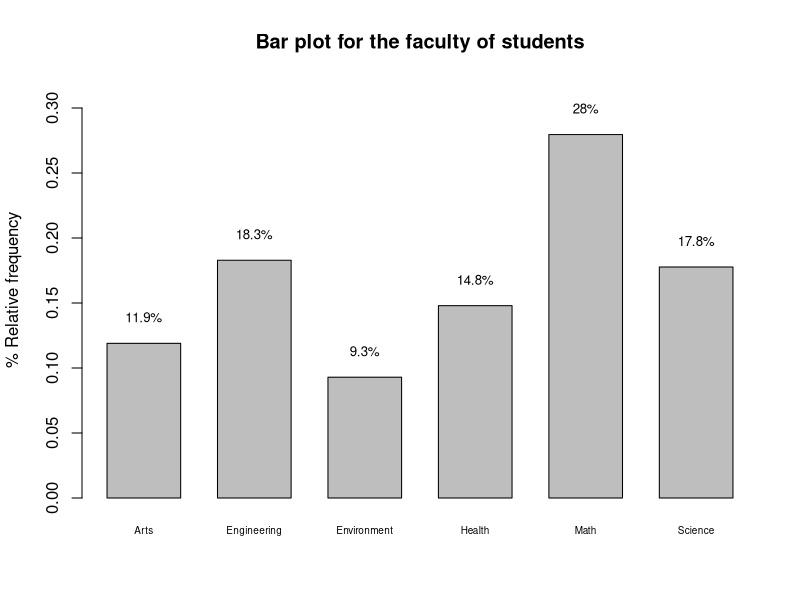
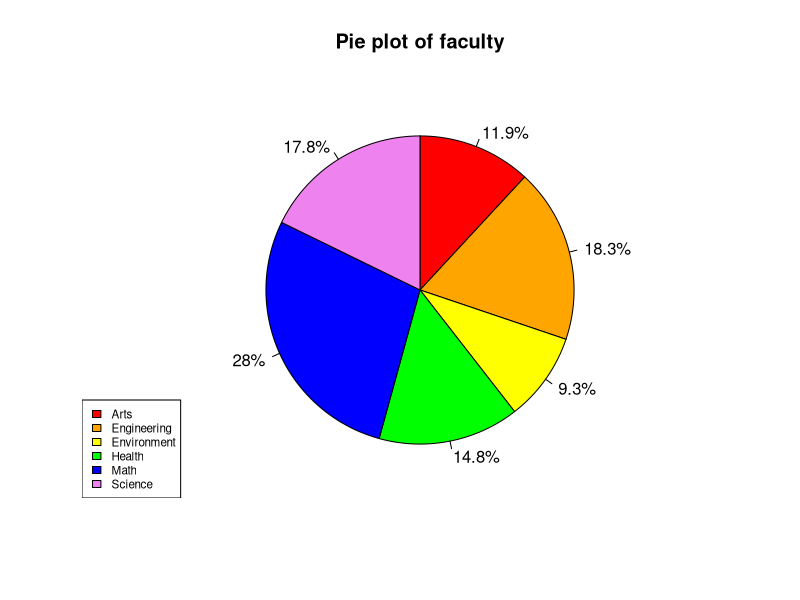
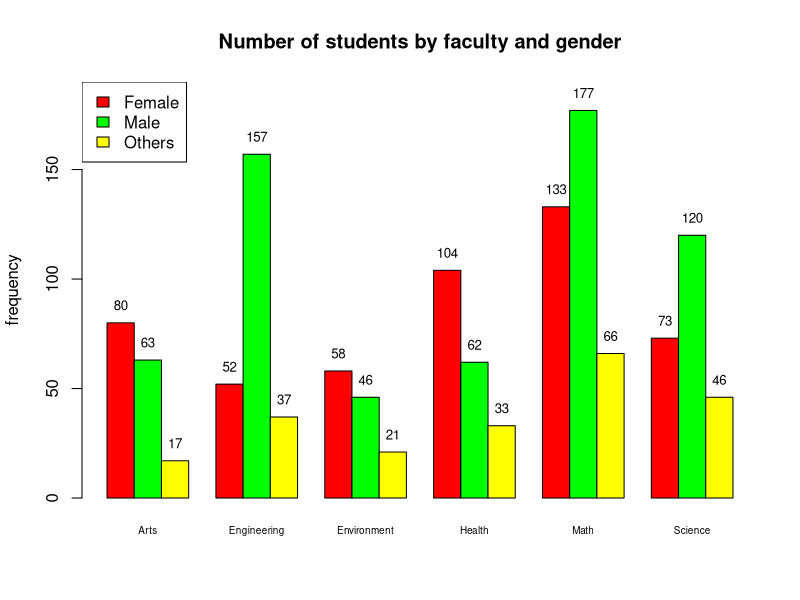
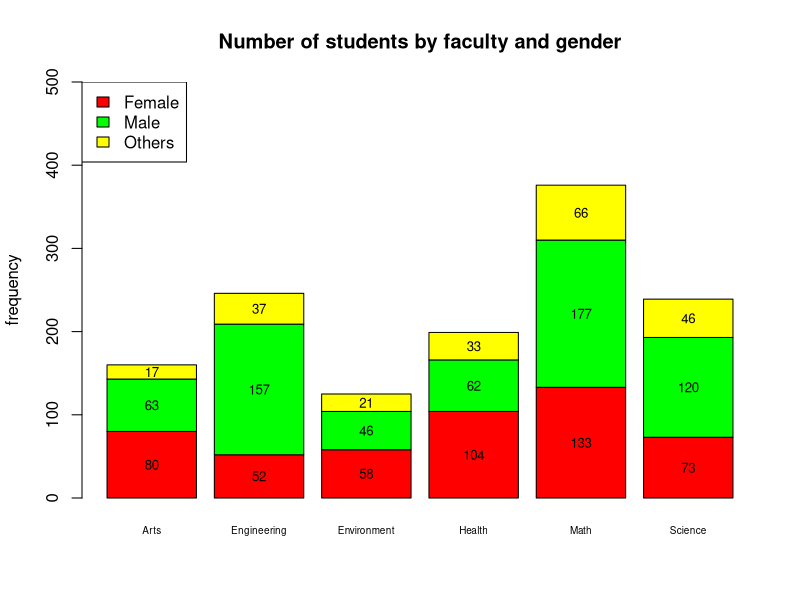

Generate these figures, in order, with R: (Note: this script raises an error after producing the figures.)
## ---- chunk 1
tabl <- "
| Quantitative (numeric) variable | Qualitative (categorical) variable |
| ----------- | ----------- |
| - Takes on numeric values | - Takes on levels/categories |
| - Quantifies some aspect of an individual or object | - Qualifies some aspect of an individual or object |
| - Can be further classified as discrete or continuous | - Can be further classified as ordinal \\ (have a natural ordering) or non-ordinal | 
|  | - Can be binary (two levels) or categorical (more than two levels) |
| - Examples include: Time, Height, Weight, Age, Temperature, Price, etc. | - Examples include: Color, Race, Gender, Province, Faculty, Blood type, etc. |
"
cat(tabl)
## ---- chunk 2
# read the data set and save it as "rent" in the environment
rent <- read.csv("data/dataset/fakeRent.csv")
## ---- chunk 3
# calculate the frequency table and save it as "fac.freq" in the R environment
fac.freq <- table(rent$faculty)

# print the frequency table
fac.freq

# calculate the relative frequency table and save it as "fac.relfreq" in the R environment
fac.relfreq <- table(rent$faculty)/nrow(rent) #nrow(rent) gives the number of students observed in the "rent" data set

# print the relative frequency table
fac.relfreq
## ---- chunk 4
# plot the bar plot of the calculated frequency table
bp <- barplot(fac.relfreq,                             # frequency table
        space = 0.5,                                   # space in between the bars
        cex.names = 0.6,                               # font size of bar names in the x-axis
        ylim = c(0, 0.32),                             # limits for y-axis
        ylab = "% Relative frequency",                 # label of the y-axis
        main = "Bar plot for the faculty of students") # title of the plot

# annotate numbers at the top of the barplot
text(bp,                                           # the barplot
     fac.relfreq+0.02,                             # positions of the numbers
     labels=paste0(round(fac.relfreq*100, 1),"%"), # the numbers, as percentage
     cex=0.8)                                      # size of the annotated numbers
## ---- chunk 5
# create the pie plot
pie(fac.relfreq,                                    # the frequency table
    labels = paste0(round(fac.relfreq*100, 1),"%"), # the number annotated in the pie plot
    clockwise = TRUE,                               # whether the pie will plot the data clock-wise  
    col = c("red", "orange", "yellow", 
            "green", "blue", "violet"),             # colors of the pie slices
    main = "Pie plot of faculty")                   # title of the plot

# drawing a legend in the plot
legend("bottomleft",                       # position of the legend relative to the plot
       legend = names(fac.relfreq),        # names of the pie slices (i.e., the column names of the frequency table)
       fill = c("red", "orange", "yellow", 
            "green", "blue", "violet"),    # colors of the pie slices 
       cex = 0.7)                          # size of the legend's words
## ---- chunk 6
# calculate a two-way frequency table by gender and faculty and save it as an object called "fac.gender" in R environment
fac.gender <- table(rent$gender, rent$faculty)

# print the calculated frequency table
fac.gender
## ---- chunk 7
# create a side-by-side bar plot
bp2 <- barplot(fac.gender, 
               cex.names = 0.6, 
               ylab = "frequency", 
               main = "Number of students by faculty and gender", 
               beside = TRUE,                     # whether the bar plot is side-by-side
               col = c("red", "green", "yellow"), # colors of the different genders
               ylim = c(0, 190))

# add text annotation to the bar plot
text(bp2, 
     fac.gender+8, 
     fac.gender,    # now the numbers are the counts instead of percentages, because fac.gender is a frequency table, not a % relative frequency table as in Figure 2.1
     cex=0.8)

# add a legend to the bar plot
legend("topleft", 
       legend = rownames(fac.gender), 
       fill = c("red", "green", "yellow"),
       cex = 1)
## ---- chunk 8
# create a side-by-side bar plot
bp2 <- barplot(fac.gender, 
               cex.names = 0.6, 
               ylab = "frequency", 
               main = "Number of students by faculty and gender", 
               beside = FALSE, # now the bar plot is stacked instead of side-by-side
               col = c("red", "green", "yellow"),        
               ylim = c(0, 500))

# calculate tables to input as annotated texts in the plot
fac.gender.txt <- t(fac.gender)

# function to calculate the the y-coordinate at the middle of each stacked bar
# you do not need to understand this function in details, just run the code 
stacked_position <- function(mat) {
  ret <- mat
  for (i in 1:ncol(mat)) {
    if (i == 1) {
      ret[,i] <- mat[,i]/2
    } else {
      ret[,i] <- ret[,i-1] + mat[,i-1]/2 + mat[,i]/2
    }
  }
  ret
}
  
# calculate the position of the annotated texts in the plot using the stacked_position function defined above
fac.gender.txt.position <- stacked_position(fac.gender.txt)

# add text annotation to the bar plot
text(bp2, 
     fac.gender.txt.position, 
     fac.gender.txt,
     cex=0.8)

# add a legend to the bar plot
legend("topleft", 
       legend = rownames(fac.gender), 
       fill = c("red", "green", "yellow"),
       cex = 1)
## ---- chunk 9
# save the first 24 rent data into a variable called "dat" in the R environment
dat <- rent$rent[1:24]

# create the stem plot
stem(dat,         # the data to be plotted
     scale = 2)   # scale = 1 gives even-numbered stems, scale = 2 gives all available stems
## ---- chunk 10
knitr::include_graphics(paste0(fig.path, "chap-des/stem_plot_rule.png"))
## ---- chunk 11
# save the data into a variable called "dat"
dat <- c(35, 54, 55, 59, 68, 70, 71, 72, 73, 73, 76, 80)

# calculate the 0.3-quantile
quantile(dat,         # the data whose quantile is to be calculated
         probs = 0.3, # the probability at which the quantile is calculated
         type = 2)    # the type of quantile-finding algorithm to use
## ---- chunk 12
quantile(dat,         
         probs = 0.75, 
         type = 2)
## ---- chunk 13
knitr::include_graphics(paste0(fig.path, "chap-des/boxplot.png"))
## ---- chunk 14
# save the first 24 students' rent into an object called "dat"
dat <- rent$rent[1:24]

# draw the box plot
boxplot(dat,                                 # data to be plotted
        main = "Box plot of students' rent", # title of the plot
        xlab = "rent",                       # label of the x-axis
        horizontal = TRUE)                   # whether the box plot is horizontal or vertical
## ---- chunk 15
boxplot(rent~gender,        # box plot of rent column by gender column in the rent data set 
        data = rent,        # the data set to be plotted from
        xlab = "rent",      
        horizontal = FALSE, 
        main = "Box plot of students' rent")
## ---- chunk 16
hist(rent$rent,   # data to be plotted
     breaks = 10, # number of breaks to divide the range into bins of equal length
     main = "Histogram of students' of rent", 
     xlab = "rent")
## ---- chunk 17
hist(rent$rent, 
     breaks = 20,
     main = "Histogram of students' of rent", 
     xlab = "rent")
## ---- chunk 18
# mean of the rent column in the rent data set
mean(rent$rent)

# median of the rent 
median(rent$rent)

# or
quantile(rent$rent, probs = 0.5, type = 2)

# a function to calculate the modes
# you do not need to understand the function in details, just run the code
stat_mode <- function(vec) {
  vals <- unique(vec)
  counts <- sapply(1:length(vals), function(i) {sum(vec == vals[i])})
  vals[which(counts == max(counts))]
}

# mode of the rent
stat_mode(rent$rent)
## ---- chunk 19
# variance
var(rent$rent)

# standard deviation
sd(rent$rent)

# or standard deviation = square root of variance
sqrt(var(rent$rent))
## ---- chunk 20
knitr::include_graphics(paste0(fig.path, "chap-des/modes.png"))
## ---- chunk 21
knitr::include_graphics(paste0(fig.path, "chap-des/symmetric.png"))
## ---- chunk 22
knitr::include_graphics(paste0(fig.path, "chap-des/leftskewed.png"))
## ---- chunk 23
knitr::include_graphics(paste0(fig.path, "chap-des/rightskewed.png"))
